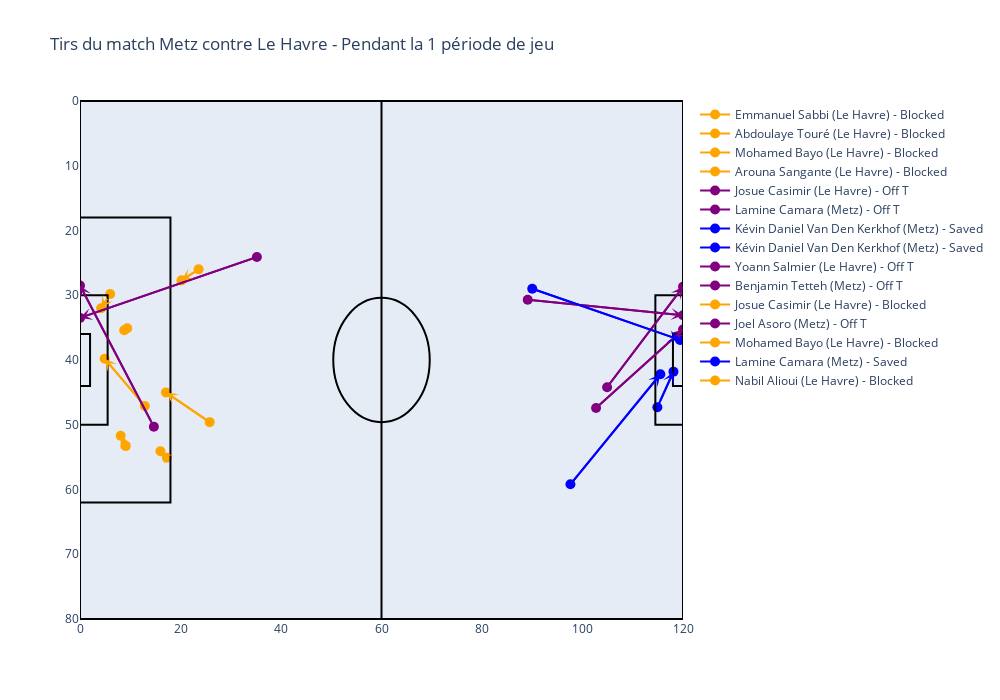

Notebook code for this chart:
### Code cell
Tirs(df_tirs, 'Metz', 'Le Havre', 1)

### Figure 1 — Plotly figure (JSON) as saved in the notebook; plotly's stock layout.template omitted (floating-point values rounded to 4 significant figures)
{"data": [{"hoverinfo": "text", "line": {"color": "orange", "width": 2}, "marker": {"size": 10, "symbol": "circle"}, "mode": "lines+markers", "name": "Emmanuel Sabbi (Le Havre) - Blocked", "text": "Emmanuel Sabbi (Le Havre)<br>Resultat: Blocked<br>De: (110.6, 44.9)<br>A: (111.2, 44.6)", "type": "scatter", "x": [9.4, 8.8], "y": [35.1, 35.4]}, {"hoverinfo": "text", "line": {"color": "orange", "width": 2}, "marker": {"size": 10, "symbol": "circle"}, "mode": "lines+markers", "name": "Abdoulaye Touré (Le Havre) - Blocked", "text": "Abdoulaye Touré (Le Havre)<br>Resultat: Blocked<br>De: (96.4, 54.0)<br>A: (99.8, 52.3)", "type": "scatter", "x": [23.6, 20.2], "y": [26, 27.7]}, {"hoverinfo": "text", "line": {"color": "orange", "width": 2}, "marker": {"size": 10, "symbol": "circle"}, "mode": "lines+markers", "name": "Mohamed Bayo (Le Havre) - Blocked", "text": "Mohamed Bayo (Le Havre)<br>Resultat: Blocked<br>De: (114.0, 50.2)<br>A: (115.8, 48.0)", "type": "scatter", "x": [6, 4.2], "y": [29.8, 32]}, {"hoverinfo": "text", "line": {"color": "orange", "width": 2}, "marker": {"size": 10, "symbol": "circle"}, "mode": "lines+markers", "name": "Arouna Sangante (Le Havre) - Blocked", "text": "Arouna Sangante (Le Havre)<br>Resultat: Blocked<br>De: (107.1, 32.9)<br>A: (115.1, 40.2)", "type": "scatter", "x": [12.9, 4.9], "y": [47.1, 39.8]}, {"hoverinfo": "text", "line": {"color": "purple", "width": 2}, "marker": {"size": 10, "symbol": "circle"}, "mode": "lines+markers", "name": "Josue Casimir (Le Havre) - Off T", "text": "Josue Casimir (Le Havre)<br>Resultat: Off T<br>De: (105.3, 29.7)<br>A: (120.0, 51.5)", "type": "scatter", "x": [14.7, 0], "y": [50.3, 28.5]}, {"hoverinfo": "text", "line": {"color": "purple", "width": 2}, "marker": {"size": 10, "symbol": "circle"}, "mode": "lines+markers", "name": "Lamine Camara (Metz) - Off T", "text": "Lamine Camara (Metz)<br>Resultat: Off T<br>De: (89.1, 30.7)<br>A: (120.0, 33.1)", "type": "scatter", "x": [89.1, 120], "y": [30.7, 33.1]}, {"hoverinfo": "text", "line": {"color": "blue", "width": 2}, "marker": {"size": 10, "symbol": "circle"}, "mode": "lines+markers", "name": "Kévin Daniel Van Den Kerkhof (Metz) - Saved", "text": "Kévin Daniel Van Den Kerkhof (Metz)<br>Resultat: Saved<br>De: (97.6, 59.2)<br>A: (115.5, 42.2)", "type": "scatter", "x": [97.6, 115.5], "y": [59.2, 42.2]}, {"hoverinfo": "text", "line": {"color": "blue", "width": 2}, "marker": {"size": 10, "symbol": "circle"}, "mode": "lines+markers", "name": "Kévin Daniel Van Den Kerkhof (Metz) - Saved", "text": "Kévin Daniel Van Den Kerkhof (Metz)<br>Resultat: Saved<br>De: (114.9, 47.3)<br>A: (118.1, 41.8)", "type": "scatter", "x": [114.9, 118.1], "y": [47.3, 41.8]}, {"hoverinfo": "text", "line": {"color": "purple", "width": 2}, "marker": {"size": 10, "symbol": "circle"}, "mode": "lines+markers", "name": "Yoann Salmier (Le Havre) - Off T", "text": "Yoann Salmier (Le Havre)<br>Resultat: Off T<br>De: (84.8, 55.9)<br>A: (120.0, 46.5)", "type": "scatter", "x": [35.2, 0], "y": [24.1, 33.5]}, {"hoverinfo": "text", "line": {"color": "purple", "width": 2}, "marker": {"size": 10, "symbol": "circle"}, "mode": "lines+markers", "name": "Benjamin Tetteh (Metz) - Off T", "text": "Benjamin Tetteh (Metz)<br>Resultat: Off T<br>De: (104.9, 44.2)<br>A: (120.0, 28.7)", "type": "scatter", "x": [104.9, 120], "y": [44.2, 28.7]}, {"hoverinfo": "text", "line": {"color": "orange", "width": 2}, "marker": {"size": 10, "symbol": "circle"}, "mode": "lines+markers", "name": "Josue Casimir (Le Havre) - Blocked", "text": "Josue Casimir (Le Havre)<br>Resultat: Blocked<br>De: (102.7, 24.9)<br>A: (104.0, 25.9)", "type": "scatter", "x": [17.3, 16], "y": [55.1, 54.1]}, {"hoverinfo": "text", "line": {"color": "purple", "width": 2}, "marker": {"size": 10, "symbol": "circle"}, "mode": "lines+markers", "name": "Joel Asoro (Metz) - Off T", "text": "Joel Asoro (Metz)<br>Resultat: Off T<br>De: (102.7, 47.4)<br>A: (120.0, 35.3)", "type": "scatter", "x": [102.7, 120], "y": [47.4, 35.3]}, {"hoverinfo": "text", "line": {"color": "orange", "width": 2}, "marker": {"size": 10, "symbol": "circle"}, "mode": "lines+markers", "name": "Mohamed Bayo (Le Havre) - Blocked", "text": "Mohamed Bayo (Le Havre)<br>Resultat: Blocked<br>De: (110.9, 26.7)<br>A: (111.9, 28.3)", "type": "scatter", "x": [9.1, 8.1], "y": [53.3, 51.7]}, {"hoverinfo": "text", "line": {"color": "blue", "width": 2}, "marker": {"size": 10, "symbol": "circle"}, "mode": "lines+markers", "name": "Lamine Camara (Metz) - Saved", "text": "Lamine Camara (Metz)<br>Resultat: Saved<br>De: (90.0, 29.0)<br>A: (119.4, 36.9)", "type": "scatter", "x": [90, 119.4], "y": [29, 36.9]}, {"hoverinfo": "text", "line": {"color": "orange", "width": 2}, "marker": {"size": 10, "symbol": "circle"}, "mode": "lines+markers", "name": "Nabil Alioui (Le Havre) - Blocked", "text": "Nabil Alioui (Le Havre)<br>Resultat: Blocked<br>De: (94.2, 30.4)<br>A: (102.9, 35.0)", "type": "scatter", "x": [25.8, 17.1], "y": [49.6, 45]}], "layout": {"annotations": [{"arrowcolor": "orange", "arrowhead": 3, "arrowsize": 1, "arrowwidth": 2, "ax": 9.4, "axref": "x", "ay": 35.1, "ayref": "y", "showarrow": true, "x": 8.8, "xref": "x", "y": 35.4, "yref": "y"}, {"arrowcolor": "orange", "arrowhead": 3, "arrowsize": 1, "arrowwidth": 2, "ax": 23.6, "axref": "x", "ay": 26, "ayref": "y", "showarrow": true, "x": 20.2, "xref": "x", "y": 27.7, "yref": "y"}, {"arrowcolor": "orange", "arrowhead": 3, "arrowsize": 1, "arrowwidth": 2, "ax": 6, "axref": "x", "ay": 29.8, "ayref": "y", "showarrow": true, "x": 4.2, "xref": "x", "y": 32, "yref": "y"}, {"arrowcolor": "orange", "arrowhead": 3, "arrowsize": 1, "arrowwidth": 2, "ax": 12.9, "axref": "x", "ay": 47.1, "ayref": "y", "showarrow": true, "x": 4.9, "xref": "x", "y": 39.8, "yref": "y"}, {"arrowcolor": "purple", "arrowhead": 3, "arrowsize": 1, "arrowwidth": 2, "ax": 14.7, "axref": "x", "ay": 50.3, "ayref": "y", "showarrow": true, "x": 0, "xref": "x", "y": 28.5, "yref": "y"}, {"arrowcolor": "purple", "arrowhead": 3, "arrowsize": 1, "arrowwidth": 2, "ax": 89.1, "axref": "x", "ay": 30.7, "ayref": "y", "showarrow": true, "x": 120, "xref": "x", "y": 33.1, "yref": "y"}, {"arrowcolor": "blue", "arrowhead": 3, "arrowsize": 1, "arrowwidth": 2, "ax": 97.6, "axref": "x", "ay": 59.2, "ayref": "y", "showarrow": true, "x": 115.5, "xref": "x", "y": 42.2, "yref": "y"}, {"arrowcolor": "blue", "arrowhead": 3, "arrowsize": 1, "arrowwidth": 2, "ax": 114.9, "axref": "x", "ay": 47.3, "ayref": "y", "showarrow": true, "x": 118.1, "xref": "x", "y": 41.8, "yref": "y"}, {"arrowcolor": "purple", "arrowhead": 3, "arrowsize": 1, "arrowwidth": 2, "ax": 35.2, "axref": "x", "ay": 24.1, "ayref": "y", "showarrow": true, "x": 0, "xref": "x", "y": 33.5, "yref": "y"}, {"arrowcolor": "purple", "arrowhead": 3, "arrowsize": 1, "arrowwidth": 2, "ax": 104.9, "axref": "x", "ay": 44.2, "ayref": "y", "showarrow": true, "x": 120, "xref": "x", "y": 28.7, "yref": "y"}, {"arrowcolor": "orange", "arrowhead": 3, "arrowsize": 1, "arrowwidth": 2, "ax": 17.3, "axref": "x", "ay": 55.1, "ayref": "y", "showarrow": true, "x": 16, "xref": "x", "y": 54.1, "yref": "y"}, {"arrowcolor": "purple", "arrowhead": 3, "arrowsize": 1, "arrowwidth": 2, "ax": 102.7, "axref": "x", "ay": 47.4, "ayref": "y", "showarrow": true, "x": 120, "xref": "x", "y": 35.3, "yref": "y"}, {"arrowcolor": "orange", "arrowhead": 3, "arrowsize": 1, "arrowwidth": 2, "ax": 9.1, "axref": "x", "ay": 53.3, "ayref": "y", "showarrow": true, "x": 8.1, "xref": "x", "y": 51.7, "yref": "y"}, {"arrowcolor": "blue", "arrowhead": 3, "arrowsize": 1, "arrowwidth": 2, "ax": 90, "axref": "x", "ay": 29, "ayref": "y", "showarrow": true, "x": 119.4, "xref": "x", "y": 36.9, "yref": "y"}, {"arrowcolor": "orange", "arrowhead": 3, "arrowsize": 1, "arrowwidth": 2, "ax": 25.8, "axref": "x", "ay": 49.6, "ayref": "y", "showarrow": true, "x": 17.1, "xref": "x", "y": 45, "yref": "y"}], "height": 700, "shapes": [{"line": {"color": "Black"}, "type": "rect", "x0": 0, "x1": 120, "y0": 0, "y1": 80}, {"line": {"color": "Black"}, "type": "line", "x0": 60, "x1": 60, "y0": 0, "y1": 80}, {"line": {"color": "Black"}, "type": "rect", "x0": 0, "x1": 18, "y0": 18, "y1": 62}, {"line": {"color": "Black"}, "type": "rect", "x0": 0, "x1": 5.5, "y0": 30, "y1": 50}, {"line": {"color": "Black"}, "type": "rect", "x0": 114.5, "x1": 120, "y0": 30, "y1": 50}, {"line": {"color": "Black"}, "type": "rect", "x0": 0, "x1": 2, "y0": 36, "y1": 44}, {"line": {"color": "Black"}, "type": "rect", "x0": 118, "x1": 120, "y0": 36, "y1": 44}, {"line": {"color": "Black"}, "type": "circle", "x0": 50.4, "x1": 69.6, "xref": "x", "y0": 30.4, "y1": 49.6, "yref": "y"}], "title": {"text": "Tirs du match Metz contre Le Havre - Pendant la 1 période de jeu"}, "width": 1000, "xaxis": {"range": [0, 120], "showgrid": false, "zeroline": false}, "yaxis": {"autorange": "reversed", "range": [0, 80], "showgrid": false, "zeroline": false}}}
